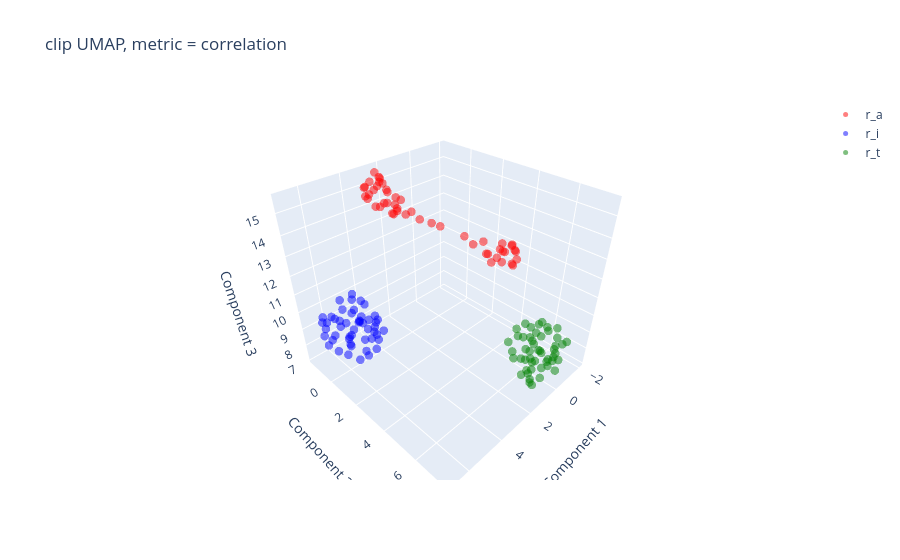

Notebook source saved alongside this figure:
### Code cell
# 3D UMAP

loss_fn = "clip"
metric = "correlation"

e_a = np.load(f"{save_dir}/{loss_fn}/r_a_3d_{metric}.npy")
e_i = np.load(f"{save_dir}/{loss_fn}/r_i_3d_{metric}.npy")
e_t = np.load(f"{save_dir}/{loss_fn}/r_t_3d_{metric}.npy")

# Create a 3D scatter plot using Plotly Express
fig = go.Figure()

# Adding scatter plots for each set of embeddings
fig.add_trace(go.Scatter3d(
    x=e_a[:, 0], y=e_a[:, 1], z=e_a[:, 2],
    mode='markers',
    marker=dict(size=5, color='red', opacity=0.5),
    name='r_a'
))
fig.add_trace(go.Scatter3d(
    x=e_i[:, 0], y=e_i[:, 1], z=e_i[:, 2],
    mode='markers',
    marker=dict(size=5, color='blue', opacity=0.5),
    name='r_i'
))
fig.add_trace(go.Scatter3d(
    x=e_t[:, 0], y=e_t[:, 1], z=e_t[:, 2],
    mode='markers',
    marker=dict(size=5, color='green', opacity=0.5),
    name='r_t'
))

# Connect triples with lines
# for j in range(e_a.shape[0]):
#     fig.add_trace(go.Scatter3d(
#         x=[e_a[j, 0], e_i[j, 0], e_t[j, 0], e_a[j, 0]],  # Repeating e_a to close the loop
#         y=[e_a[j, 1], e_i[j, 1], e_t[j, 1], e_a[j, 1]],  # Repeat for y
#         z=[e_a[j, 2], e_i[j, 2], e_t[j, 2], e_a[j, 2]],  # And z
#         mode='lines',
#         line=dict(color='grey', width=1),
#         showlegend=False
#     ))

# Set labels and title
fig.update_layout(
    scene=dict(
        xaxis_title='Component 1',
        yaxis_title='Component 2',
        zaxis_title='Component 3'
    ),
    title=f'{loss_fn} UMAP, metric = {metric}'
)

fig.show()
